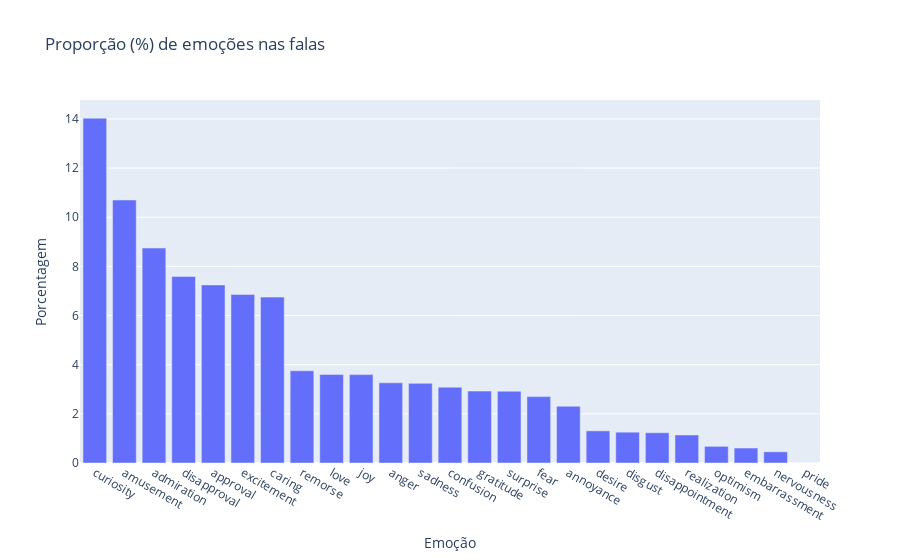

The notebook cell this image was saved under:
### Code cell
plot_graphic(episode_sentiments_df[episode_sentiments_df['season_number'] == 2], labels)

### Figure 1 — Plotly figure (JSON) as saved in the notebook; plotly's stock layout.template omitted (floating-point values rounded to 4 significant figures)
{"data": [{"alignmentgroup": "True", "hovertemplate": "Emoção=%{x}<br>Porcentagem=%{y}<extra></extra>", "legendgroup": "", "marker": {"color": "#636efa", "pattern": {"shape": ""}}, "name": "", "offsetgroup": "", "orientation": "v", "showlegend": false, "textposition": "auto", "type": "bar", "x": ["curiosity", "amusement", "admiration", "disapproval", "approval", "excitement", "caring", "remorse", "love", "joy", "anger", "sadness", "confusion", "gratitude", "surprise", "fear", "annoyance", "desire", "disgust", "disappointment", "realization", "optimism", "embarrassment", "nervousness", "pride"], "xaxis": "x", "y": [14.03, 10.7, 8.746, 7.59, 7.246, 6.86, 6.75, 3.753, 3.605, 3.597, 3.263, 3.24, 3.086, 2.926, 2.921, 2.701, 2.309, 1.308, 1.254, 1.231, 1.14, 0.6778, 0.6089, 0.4552, 0], "yaxis": "y"}], "layout": {"barmode": "relative", "legend": {"tracegroupgap": 0}, "title": {"text": "Proporção (%) de emoções nas falas"}, "xaxis": {"anchor": "y", "categoryarray": ["curiosity", "amusement", "admiration", "disapproval", "approval", "excitement", "caring", "remorse", "love", "joy", "anger", "sadness", "confusion", "gratitude", "surprise", "fear", "annoyance", "desire", "disgust", "disappointment", "realization", "optimism", "embarrassment", "nervousness", "pride"], "categoryorder": "array", "domain": [0, 1], "title": {"text": "Emoção"}}, "yaxis": {"anchor": "x", "domain": [0, 1], "title": {"text": "Porcentagem"}}}}
